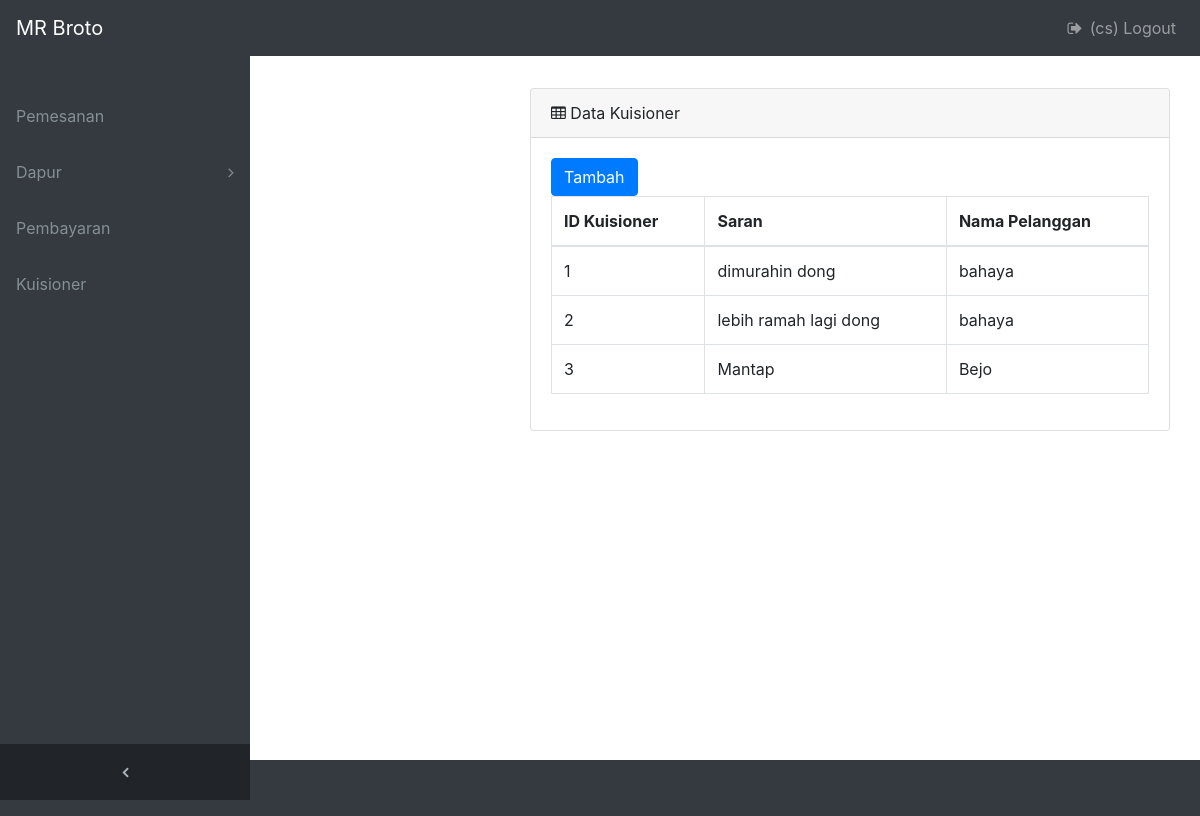
The page /broto/index.php?page=kuisioner (signed in) on the database its author committed.
### tables this page shows
CREATE TABLE `kuisioner` (
  `id_kuisioner` int(11) NOT NULL,
  `saran` varchar(300) NOT NULL,
  `id_pelanggan` char(8) NOT NULL,
  PRIMARY KEY (`id_kuisioner`),
  KEY `id_pelanggan` (`id_pelanggan`),
  CONSTRAINT `kuisioner_ibfk_1` FOREIGN KEY (`id_pelanggan`) REFERENCES `pelanggan` (`id_pelanggan`) ON DELETE CASCADE ON UPDATE CASCADE
);

CREATE TABLE `pelanggan` (
  `id_pelanggan` char(8) NOT NULL,
  `nama` varchar(30) NOT NULL,
  `no_telp` varchar(20) NOT NULL,
  PRIMARY KEY (`id_pelanggan`)
);

### broto/page/kuisioner/kuisioner.php (the view, shortened to what this page needs)
<div class="content-wrapper">
    <div class="container-fluid">
      <div class="card mb-3">
        <div class="card-header">
          <i class="fa fa-table"></i> Data Kuisioner</div>
        <div class="card-body">
          <div class="table-responsive">
            <a href="?page=kuisioner&aksi=tambah" class="btn btn-primary"> Tambah </a>
            <table class="table table-bordered" id="dataTable" width="100%" cellspacing="0">
                    <thead>
                        <tr>
                            <th>ID Kuisioner</th>
                            <th>Saran</th>
                            <th>Nama Pelanggan </th>
                        </tr>
                    </thead>
                    <tbody>
                      <?php
                          $sql = $koneksi->query("select * from kuisioner inner join pelanggan on
                          kuisioner.id_pelanggan = pelanggan.id_pelanggan");
                          while($data = $sql->fetch_assoc()){
                       ?>
                        <tr>
                            <td><?php echo $data['id_kuisioner'] ?></td>
                            <td><?php echo $data['saran'] ?></td>
                            <td><?php echo $data['nama'] ?></td>
                        </tr>
                      <?php } ?>
                    </tbody>
                  </table>
                </div>
     </div>
                </div>

### broto/css/sb-admin.css (style rules this page uses)
html { position: relative; min-height: 100%; }
body { overflow-x: hidden; }
body.sticky-footer { margin-bottom: 56px; }
body.sticky-footer .content-wrapper { min-height: calc(100vh - 56px - 56px); }
body.fixed-nav { padding-top: 56px; }
.content-wrapper { min-height: calc(100vh - 56px); padding-top: 1rem; }
.content-wrapper { overflow-x: hidden; background: white; }
@media (min-width: 992px) { .content-wrapper { margin-left: 250px; } }

### rows shown on the page
kuisioner: id_kuisioner "1", saran "dimurahin dong", id_pelanggan.nama "bahaya"
kuisioner: id_kuisioner "2", saran "lebih ramah lagi dong", id_pelanggan.nama "bahaya"
kuisioner: id_kuisioner "3", saran "Mantap", id_pelanggan.nama "Bejo"

### other values the page prints
$_SESSION['username'] "cs"
